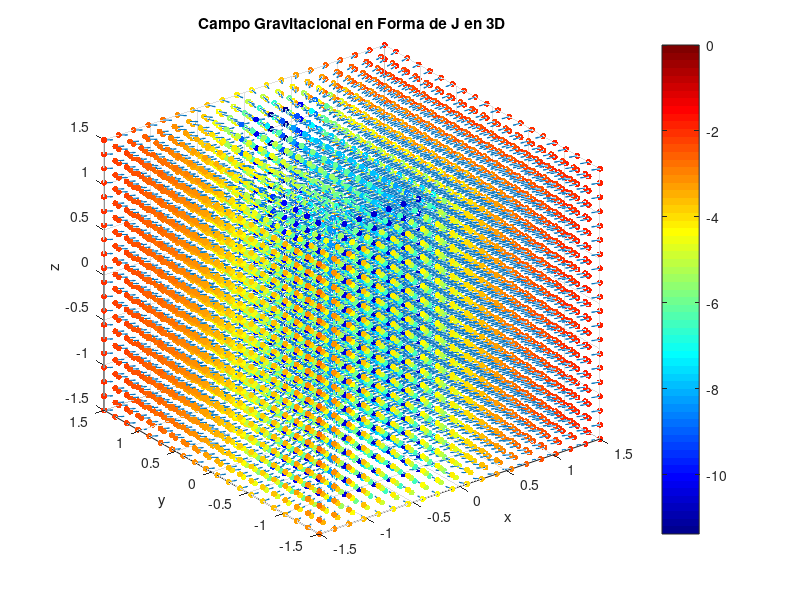

The MATLAB script that drew this image:
% Juan David Ruiz Olmos
% juanruiz309381@correo.itm.edu.co

clc;
clear;
close all;

% Definición de la función de potencial gravitacional
f = @(x,y,z) -(log((x+0.5+sqrt((x+0.5).^2+(y-1).^2))./(x-0.5+sqrt((x-0.5).^2+(y-1).^2)))...
    +log(((1/2)*(y)+0.5+sqrt(((1/2)*(y)+0.5).^2+(x).^2))./((1/2)*(y)-0.5+sqrt(((1/2)*(y)-0.5).^2+(x).^2)))...
    +log(((-x-0.5)+0.5+sqrt(((-x-0.5)+0.5).^2+((y+2)-1).^2))./((-x-0.5)-0.5+sqrt(((-x-0.5)-0.5).^2+((y+2)-1).^2)))...
    +log(((1/2)*(y+0.5)*2+0.5+sqrt(((1/2)*(y+0.5)*2+0.5).^2+(x+1).^2))./((1/2)*(y+0.5)*2-0.5+sqrt(((1/2)*(y+0.5)*2-0.5).^2+(x+1).^2))));

% Creación de la malla de puntos en el espacio
x_range = linspace(-1.5, 1.5, 20);
y_range = linspace(-1.5, 1.5, 20);
z_range = linspace(-1.5, 1.5, 20);
[X, Y, Z] = meshgrid(x_range, y_range, z_range);

% Evaluación de la función de potencial en la malla de puntos
V = f(X, Y, Z);

% Cálculo del gradiente del potencial (campo gravitacional)
[gX, gY, gZ] = gradient(-V, x_range, y_range, z_range);

% Normalizar los vectores del campo gravitacional (flechas)
norm_g = sqrt(gX.^2 + gY.^2 + gZ.^2); % Calcular la norma (magnitud) de cada vector
gX_normalized = gX ./ norm_g; % Normalizar componentes en X
gY_normalized = gY ./ norm_g; % Normalizar componentes en Y
gZ_normalized = gZ ./ norm_g; % Normalizar componentes en Z

% Escalar los datos para definir el tamaño de los vectores
scale_factor = 0.5;

% Graficar los vectores del campo gravitacional con colores según el valor del potencial
figure;
h = quiver3(X, Y, Z, gX_normalized, gY_normalized, gZ_normalized, scale_factor);
hold on;
scatter3(X(:), Y(:), Z(:), 20, V(:), 'filled'); % Añadir puntos de color para la barra de colores
hold off;
axis tight;
xlabel('x');
ylabel('y');
zlabel('z');
title('Campo Gravitacional en Forma de J en 3D');
colorbar;
colormap(jet); % Escala de color